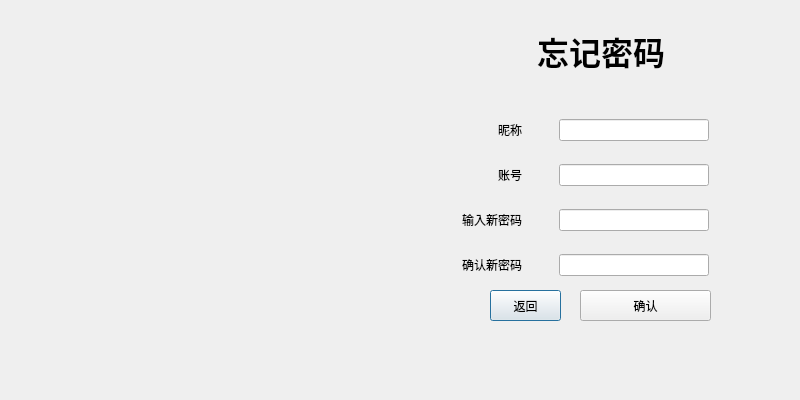
<?xml version="1.0" encoding="UTF-8"?>
<ui version="4.0">
 <class>Dlg_ChangePassword</class>
 <widget class="QDialog" name="Dlg_ChangePassword">
  <property name="geometry">
   <rect>
    <x>0</x>
    <y>0</y>
    <width>800</width>
    <height>400</height>
   </rect>
  </property>
  <property name="windowTitle">
   <string>Dialog</string>
  </property>
  <widget class="QWidget" name="widget" native="true">
   <property name="geometry">
    <rect>
     <x>0</x>
     <y>0</y>
     <width>400</width>
     <height>400</height>
    </rect>
   </property>
   <widget class="QLabel" name="label">
    <property name="geometry">
     <rect>
      <x>0</x>
      <y>0</y>
      <width>400</width>
      <height>400</height>
     </rect>
    </property>
    <property name="text">
     <string/>
    </property>
    <property name="pixmap">
     <pixmap resource="Logo.qrc">:/image/Logo.png</pixmap>
    </property>
    <property name="scaledContents">
     <bool>true</bool>
    </property>
   </widget>
  </widget>
  <widget class="QWidget" name="widget_2" native="true">
   <property name="geometry">
    <rect>
     <x>400</x>
     <y>0</y>
     <width>400</width>
     <height>400</height>
    </rect>
   </property>
   <widget class="QWidget" name="widget_3" native="true">
    <property name="geometry">
     <rect>
      <x>1</x>
      <y>1</y>
      <width>399</width>
      <height>100</height>
     </rect>
    </property>
    <widget class="QLabel" name="label_2">
     <property name="geometry">
      <rect>
       <x>0</x>
       <y>0</y>
       <width>400</width>
       <height>100</height>
      </rect>
     </property>
     <property name="font">
      <font>
       <family>Bahnschrift SemiBold</family>
       <pointsize>24</pointsize>
       <bold>true</bold>
      </font>
     </property>
     <property name="text">
      <string>忘记密码</string>
     </property>
     <property name="alignment">
      <set>Qt::AlignmentFlag::AlignCenter</set>
     </property>
    </widget>
   </widget>
   <widget class="QWidget" name="widget_4" native="true">
    <property name="geometry">
     <rect>
      <x>-59</x>
      <y>102</y>
      <width>401</width>
      <height>191</height>
     </rect>
    </property>
    <layout class="QGridLayout" name="gridLayout">
     <item row="1" column="0">
      <widget class="QLabel" name="label_4">
       <property name="maximumSize">
        <size>
         <width>150</width>
         <height>16777215</height>
        </size>
       </property>
       <property name="text">
        <string>账号</string>
       </property>
       <property name="alignment">
        <set>Qt::AlignmentFlag::AlignRight|Qt::AlignmentFlag::AlignTrailing|Qt::AlignmentFlag::AlignVCenter</set>
       </property>
      </widget>
     </item>
     <item row="3" column="0">
      <widget class="QLabel" name="label_6">
       <property name="maximumSize">
        <size>
         <width>150</width>
         <height>16777215</height>
        </size>
       </property>
       <property name="text">
        <string>确认新密码</string>
       </property>
       <property name="alignment">
        <set>Qt::AlignmentFlag::AlignRight|Qt::AlignmentFlag::AlignTrailing|Qt::AlignmentFlag::AlignVCenter</set>
       </property>
      </widget>
     </item>
     <item row="3" column="1">
      <widget class="QLineEdit" name="password_input_2">
       <property name="maximumSize">
        <size>
         <width>150</width>
         <height>16777215</height>
        </size>
       </property>
      </widget>
     </item>
     <item row="0" column="1">
      <widget class="QLineEdit" name="nickname_input">
       <property name="maximumSize">
        <size>
         <width>150</width>
         <height>16777215</height>
        </size>
       </property>
      </widget>
     </item>
     <item row="2" column="0">
      <widget class="QLabel" name="label_5">
       <property name="maximumSize">
        <size>
         <width>150</width>
         <height>16777215</height>
        </size>
       </property>
       <property name="text">
        <string>输入新密码</string>
       </property>
       <property name="alignment">
        <set>Qt::AlignmentFlag::AlignRight|Qt::AlignmentFlag::AlignTrailing|Qt::AlignmentFlag::AlignVCenter</set>
       </property>
      </widget>
     </item>
     <item row="2" column="1">
      <widget class="QLineEdit" name="password_input_1">
       <property name="maximumSize">
        <size>
         <width>150</width>
         <height>16777215</height>
        </size>
       </property>
      </widget>
     </item>
     <item row="1" column="1">
      <widget class="QLineEdit" name="account_input">
       <property name="maximumSize">
        <size>
         <width>150</width>
         <height>16777215</height>
        </size>
       </property>
      </widget>
     </item>
     <item row="0" column="0">
      <widget class="QLabel" name="label_3">
       <property name="maximumSize">
        <size>
         <width>150</width>
         <height>16777215</height>
        </size>
       </property>
       <property name="text">
        <string>昵称</string>
       </property>
       <property name="alignment">
        <set>Qt::AlignmentFlag::AlignRight|Qt::AlignmentFlag::AlignTrailing|Qt::AlignmentFlag::AlignVCenter</set>
       </property>
      </widget>
     </item>
    </layout>
   </widget>
   <widget class="QWidget" name="widget_6" native="true">
    <property name="geometry">
     <rect>
      <x>1</x>
      <y>339</y>
      <width>399</width>
      <height>60</height>
     </rect>
    </property>
   </widget>
   <widget class="QPushButton" name="back">
    <property name="geometry">
     <rect>
      <x>90</x>
      <y>290</y>
      <width>71</width>
      <height>31</height>
     </rect>
    </property>
    <property name="text">
     <string>返回</string>
    </property>
   </widget>
   <widget class="QPushButton" name="enter_button">
    <property name="geometry">
     <rect>
      <x>180</x>
      <y>290</y>
      <width>131</width>
      <height>31</height>
     </rect>
    </property>
    <property name="text">
     <string>确认</string>
    </property>
   </widget>
  </widget>
 </widget>
 <tabstops>
  <tabstop>nickname_input</tabstop>
  <tabstop>account_input</tabstop>
  <tabstop>password_input_1</tabstop>
  <tabstop>password_input_2</tabstop>
  <tabstop>enter_button</tabstop>
 </tabstops>
 <resources>
  <include location="Logo.qrc"/>
 </resources>
 <connections/>
</ui>
